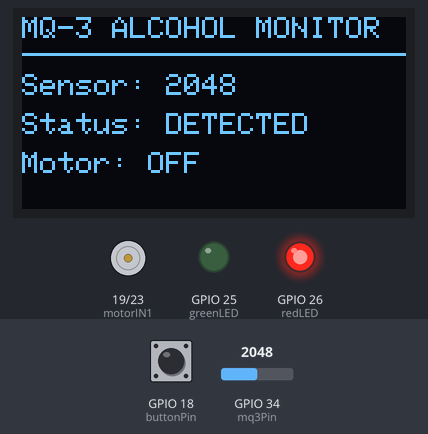
Bench run of a sketch on a simulated ESP32. Parts: 128×64 one-colour display, motor-driver pin pairs drawn as motors (green arrow = first pin HIGH = forward, orange = second pin HIGH = backward, longer = more drive, scaled by the enable pin), output pins drawn as LEDs (lit = HIGH). The test bench sets the inputs (shaded band); at power-on: GPIO 34 (mq3Pin) = 2048, GPIO 18 (buttonPin) HIGH (analog values on the 0–4095 scale). What the sketch prints to the serial monitor is not drawn.

Above: at 1.2 s.
1.3 s: GPIO 34 (mq3Pin) set to 482
At 2.6 s:
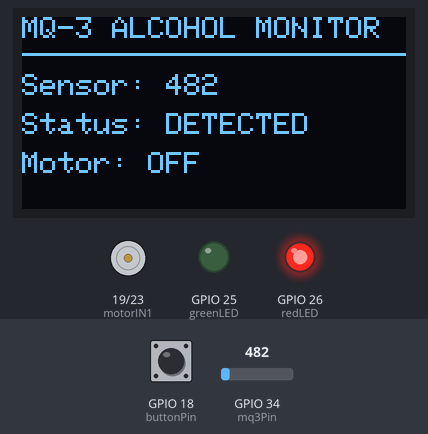
3.0 s: GPIO 34 (mq3Pin) set to 422
At 3.4 s:
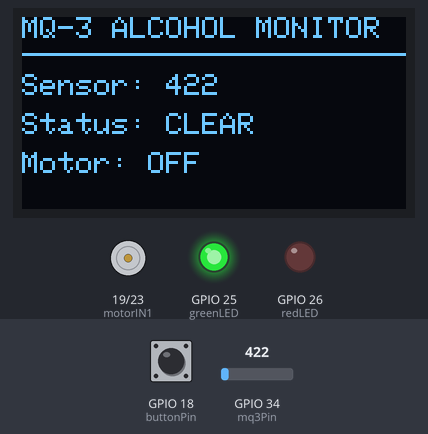
4.5 s: GPIO 18 (buttonPin) pulled LOW for 0.15 s
At 5.4 s:
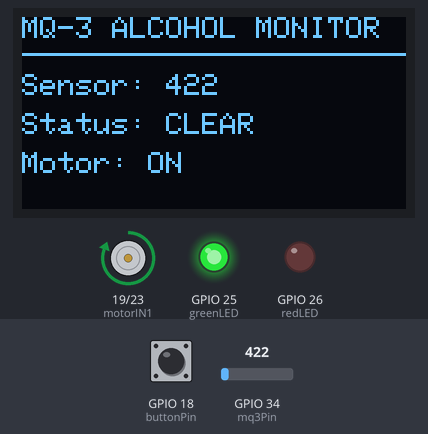
6.1 s: GPIO 34 (mq3Pin) set to 540
At 7.1 s:
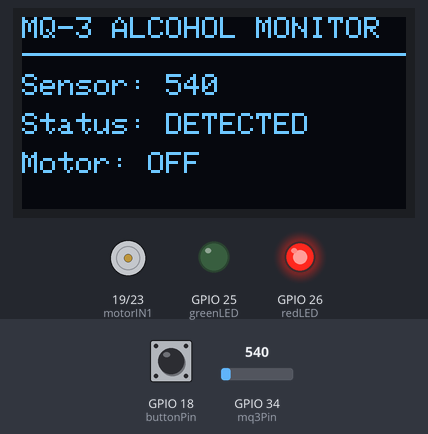
Timing chart, 0 to 8.8 s (numbered marks = the images above; inputs shaded):
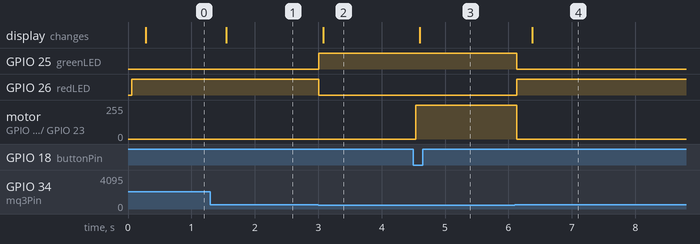

The sketch:

ESP32_Alcohol_Detection_System_No_Buzzer.ino
```cpp
#include <WiFi.h>
#include <WebServer.h>
#include <Wire.h>
#include <Adafruit_GFX.h>
#include <Adafruit_SSD1306.h>

// ========== WIFI ACCESS POINT ==========
const char* ssid = "MQ3-Monitor";
const char* password = "MQ3test123";

WebServer server(80);

// ========== OLED ==========
#define SCREEN_WIDTH 128
#define SCREEN_HEIGHT 64
#define OLED_RESET -1

Adafruit_SSD1306 display(
  SCREEN_WIDTH,
  SCREEN_HEIGHT,
  &Wire,
  OLED_RESET
);

// ========== PIN CONNECTIONS ==========
const int mq3Pin = 34;
const int greenLED = 25;
const int redLED = 26;
const int buttonPin = 18;
const int motorIN1 = 19;
const int motorIN2 = 23;
const int motorENA = 5;

// ========== SENSOR THRESHOLDS ==========
const int threshold = 500;
const int releaseThreshold = 450;

// ========== VARIABLES ==========
int sensorValue = 0;
bool alcoholDetected = false;
bool motorRunning = false;
bool lastButtonReading = HIGH;
bool stableButtonState = HIGH;

unsigned long lastDebounceTime = 0;
const unsigned long debounceDelay = 40;

// ========== MOTOR CONTROL ==========
void stopMotor() {
  digitalWrite(motorENA, LOW);
  digitalWrite(motorIN1, LOW);
  digitalWrite(motorIN2, LOW);
  motorRunning = false;
}

void startMotor() {
  // Educational prototype interlock: motor runs only when status is clear.
  if (alcoholDetected) {
    stopMotor();
    return;
  }

  digitalWrite(motorIN1, HIGH);
  digitalWrite(motorIN2, LOW);
  digitalWrite(motorENA, HIGH);
  motorRunning = true;
}

// ========== OLED DISPLAY ==========
void updateOLED() {
  display.clearDisplay();
  display.setTextSize(1);
  display.setTextColor(SSD1306_WHITE);

  display.setCursor(0, 0);
  display.println("MQ-3 ALCOHOL MONITOR");
  display.drawLine(0, 12, 127, 12, SSD1306_WHITE);

  display.setCursor(0, 19);
  display.print("Sensor: ");
  display.println(sensorValue);

  display.setCursor(0, 32);
  display.print("Status: ");
  display.println(alcoholDetected ? "DETECTED" : "CLEAR");

  display.setCursor(0, 45);
  display.print("Motor: ");
  display.println(motorRunning ? "ON" : "OFF");

  display.display();
}

// ========== WEB DASHBOARD ==========
const char webpage[] PROGMEM = R"rawliteral(
<!DOCTYPE html>
<html>
<head>
<meta name="viewport" content="width=device-width, initial-scale=1">
<title>MQ-3 Monitor</title>
<style>
body {
  font-family: Arial, sans-serif;
  text-align: center;
  background: #f1f4f8;
  margin: 0;
  padding: 20px;
}
.card {
  background: white;
  max-width: 380px;
  margin: 20px auto;
  padding: 22px;
  border-radius: 15px;
  box-shadow: 0 3px 12px #cccccc;
}
h2 { color: #263746; }
.value {
  font-size: 32px;
  font-weight: bold;
}
.status {
  font-size: 22px;
  font-weight: bold;
}
</style>
</head>
<body>
<div class="card">
  <h2>Alcohol Detection</h2>
  <p>MQ-3 Sensor Reading</p>
  <div class="value" id="sensor">--</div>
  <p>Detection Status</p>
  <div class="status" id="status">Loading...</div>
  <p>Motor Status</p>
  <div class="status" id="motor">--</div>
  <p>Motor control is available using the physical push button.</p>
</div>
<script>
async function updateData() {
  try {
    const response = await fetch('/status');
    const data = await response.json();

    document.getElementById('sensor').textContent = data.sensor;
    document.getElementById('status').textContent =
      data.alcohol ? 'DETECTED' : 'CLEAR';
    document.getElementById('status').style.color =
      data.alcohol ? 'red' : 'green';
    document.getElementById('motor').textContent =
      data.motor ? 'ON' : 'OFF';
    document.getElementById('motor').style.color =
      data.motor ? 'green' : 'gray';
  } catch (error) {
    document.getElementById('status').textContent = 'Connection lost';
  }
}
updateData();
setInterval(updateData, 1000);
</script>
</body>
</html>
)rawliteral";

// ========== WEB STATUS ==========
void handleStatus() {
  String json = "{";
  json += "\"sensor\":" + String(sensorValue) + ",";
  json += "\"alcohol\":" + String(alcoholDetected ? "true" : "false") + ",";
  json += "\"motor\":" + String(motorRunning ? "true" : "false");
  json += "}";

  server.send(200, "application/json", json);
}

// ========== SETUP ==========
void setup() {
  Serial.begin(115200);

  pinMode(greenLED, OUTPUT);
  pinMode(redLED, OUTPUT);
  pinMode(buttonPin, INPUT_PULLUP);
  pinMode(motorIN1, OUTPUT);
  pinMode(motorIN2, OUTPUT);
  pinMode(motorENA, OUTPUT);

  stopMotor();

  analogReadResolution(12);

  Wire.begin(21, 22);

  if (!display.begin(SSD1306_SWITCHCAPVCC, 0x3C)) {
    Serial.println("OLED initialization failed");
  } else {
    display.clearDisplay();
    display.setTextSize(1);
    display.setTextColor(SSD1306_WHITE);
    display.setCursor(0, 10);
    display.println("MQ-3 Monitor");
    display.println("Starting...");
    display.display();
  }

  WiFi.mode(WIFI_AP);
  WiFi.softAP(ssid, password);

  Serial.println();
  Serial.println("Wi-Fi Started");
  Serial.print("Connect to: ");
  Serial.println(ssid);
  Serial.print("Dashboard IP: ");
  Serial.println(WiFi.softAPIP());

  server.on("/", []() {
    server.send_P(200, "text/html", webpage);
  });
  server.on("/status", handleStatus);
  server.begin();

  Serial.println("System Ready");
}

// ========== MAIN LOOP ==========
void loop() {
  server.handleClient();

  sensorValue = analogRead(mq3Pin);

  // Hysteresis helps reduce rapid status changes near the threshold.
  if (!alcoholDetected && sensorValue >= threshold) {
    alcoholDetected = true;
  } else if (alcoholDetected && sensorValue <= releaseThreshold) {
    alcoholDetected = false;
  }

  digitalWrite(greenLED, alcoholDetected ? LOW : HIGH);
  digitalWrite(redLED, alcoholDetected ? HIGH : LOW);

  if (alcoholDetected) {
    stopMotor();
  }

  // Debounced push button (INPUT_PULLUP; pressed = LOW).
  bool reading = digitalRead(buttonPin);

  if (reading != lastButtonReading) {
    lastDebounceTime = millis();
  }

  if (millis() - lastDebounceTime > debounceDelay) {
    if (reading != stableButtonState) {
      stableButtonState = reading;

      if (stableButtonState == LOW) {
        if (!alcoholDetected) {
          if (motorRunning) {
            stopMotor();
          } else {
            startMotor();
          }
        } else {
          stopMotor();
        }
      }
    }
  }
  lastButtonReading = reading;

  static unsigned long lastOLEDUpdate = 0;
  if (millis() - lastOLEDUpdate >= 250) {
    lastOLEDUpdate = millis();
    updateOLED();
  }

  static unsigned long lastSerialUpdate = 0;
  if (millis() - lastSerialUpdate >= 500) {
    lastSerialUpdate = millis();
    Serial.print("Sensor: ");
    Serial.print(sensorValue);
    Serial.print(" | Detection: ");
    Serial.print(alcoholDetected ? "DETECTED" : "CLEAR");
    Serial.print(" | Motor: ");
    Serial.println(motorRunning ? "ON" : "OFF");
  }

  delay(10);
}
```

Measured:
- the behaviour switches between 451 and 450 on GPIO 34 (mq3Pin) (found by bisection; images 1 and 2)
- after the input at 1.3 s, the display: changes after 0.25 s (image 1)
- after the input at 3.0 s, GPIO 25 (greenLED): LOW → HIGH at once; GPIO 26 (redLED): HIGH → LOW at once; the display: changes after 0.08 s (image 2)
- after the input at 4.5 s, motor on GPIO 19 (motorIN1) / GPIO 23 (motorIN2): stopped → forward 255/255 at once; the display: changes after 0.10 s (image 3)
- after the input at 6.1 s, GPIO 25 (greenLED): HIGH → LOW at once; GPIO 26 (redLED): LOW → HIGH at once; motor on GPIO 19 (motorIN1) / GPIO 23 (motorIN2): forward 255/255 → stopped at once; the display: changes after 0.28 s (image 4)
